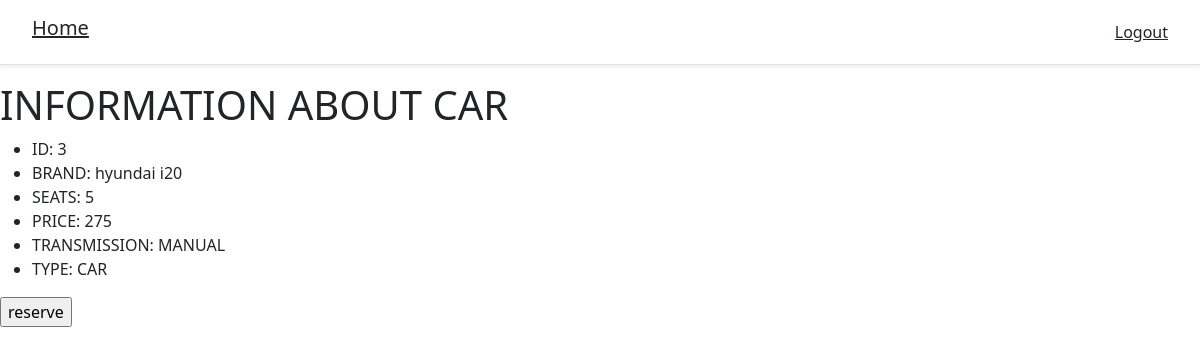
Screenshot of /auta/3 (signed in) with the database file from the repository.
### rezerwacje/models.py (models this page shows, shortened)
class Auto(models.Model):
    TRANSMISSION_CHOICES = [("AUTOMATIC", "automatic"), ("MANUAL", "manual"), ("BOTH", "both")]
    TYPE_CHOICES = [("CAR", "car"), ("VANS&TRUCKS", "vans&trucks"), ("PREMIUM", "premium")]
    seats = models.PositiveSmallIntegerField()
    price = models.PositiveSmallIntegerField()
    brand = models.CharField(max_length=25)
    transmission = models.CharField(max_length=16, choices=TRANSMISSION_CHOICES, default="BOTH")
    type = models.CharField(max_length=16, choices=TYPE_CHOICES, default="CAR")
    @property
    def is_reserved(self):
        try:
            rez = self.rezerwacja
        except Rezerwacja.DoesNotExist:
            return False
        else:
            return True
        return rez is not None

### rezerwacje/views.py (the view)
# urls.py: path('<int:pk>', AutoDetailView.as_view(), name="details")
class AutoDetailView(DetailView):
    model = Auto
    template_name = "detail.html"

### rezerwacje/templates/detail.html (shortened to what this page needs)
<!DOCTYPE html>
{% load static %}
<html lang="en">
<head>
    <link rel="stylesheet" href="{% static 'bootstrap/css/bootstrap.min.css' %}">
</head>
<body>
{% load bootstrap5 %}
{% include 'header.html' %}
<h1> INFORMATION ABOUT CAR </h1>
<ul>
    <li>ID: {{ object.id }}</li>
    <li>BRAND: {{ object.brand }}</li>
    <li>SEATS: {{ object.seats}}</li>
    <li>PRICE: {{ object.price}}</li>
    <li>TRANSMISSION: {{ object.transmission}}</li>
    <li>TYPE: {{ object.type}}</li>
</ul>
{% if not object.is_reserved %}
<form action="{% url 'reserve' auto.id %}">
    <input type="submit" value="reserve">
</form>
{% else %}
<h3 style="color:red">Car has been already reserved</h3>
</body>
{% endif %}
</html>

### rows the page displays
Auto: id "3", brand "hyundai i20", seats "5", price "275", transmission "MANUAL", type "CAR"
